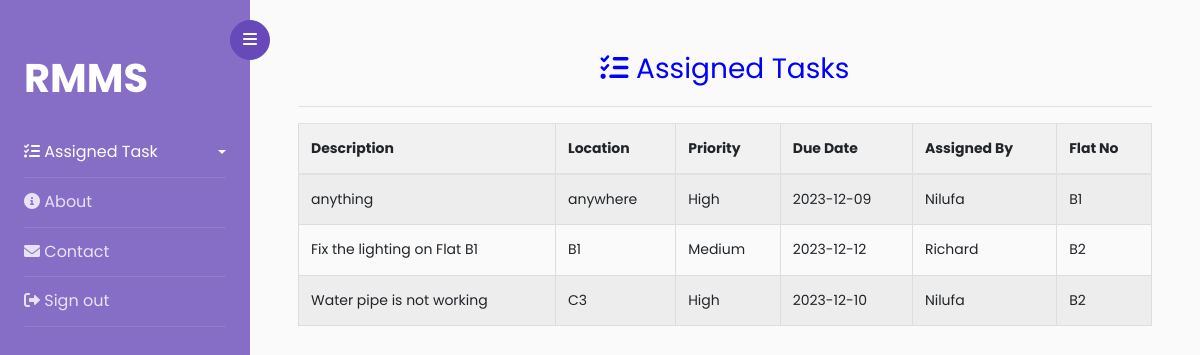
The page /manager/assigned_task.php on the database its author committed.
### tables this page shows
CREATE TABLE `managertask` (
  `ManagerTaskID` int(11) NOT NULL,
  `TaskDescription` text DEFAULT NULL,
  `TaskLocation` varchar(255) DEFAULT NULL,
  `TaskPriority` enum('Low','Medium','High') DEFAULT NULL,
  `TaskDueDate` date DEFAULT NULL,
  `AssignedBy` varchar(11) DEFAULT NULL,
  `FlatNo` varchar(11) DEFAULT NULL
);

### manager/assigned_task.php (the view, shortened to what this page needs)
<!doctype html>
<html lang="en">
<head>
    <link rel="stylesheet" href="https://stackpath.bootstrapcdn.com/font-awesome/4.7.0/css/font-awesome.min.css">
    <link rel="stylesheet" href="css/style.css">
    <link rel="stylesheet" href="https://cdnjs.cloudflare.com/ajax/libs/font-awesome/6.0.0-beta3/css/all.min.css"
>
</head>
<body>
    <div class="wrapper d-flex align-items-stretch">
        <nav id="sidebar">
            <div class="custom-menu">
                <button type="button" id="sidebarCollapse" class="btn btn-primary">
                    <i class="fa fa-bars"></i>
                </button>
            </div>
            <div class="p-4 pt-5">
                <h1><a href="#0" class="logo">RMMS</a></h1>
                <ul class="list-unstyled components mb-5">
                    <li class="active">
                        <a href="#homeSubmenu" data-toggle="collapse" aria-expanded="false" class="dropdown-toggle"><i
                                class="fas fa-tasks"></i> Assigned Task </a>
                    </li>
                    <li>
                        <a href="../index.html">
                            <i class="fas fa-info-circle"></i> About
                        </a>
                    </li>
                    <li>
                        <a href="../Form/ServiceForm.html">
                            <i class="fas fa-envelope"></i> Contact
                        </a>
                    </li>
                    <li>
                        <a href="../logIn.html">
                            <i class="fas fa-sign-out-alt"></i> Sign out
                        </a>
                    </li>
                </ul>
            </div>
        </nav>
        <div id="content" class="p-4 p-md-5 pt-5">
            <h3><i class="fas fa-tasks"></i> Assigned Tasks</h3>
            <hr>
            <table id="tasksTable" class="table table-striped">
                <thead>
                    <tr>
                        <th>Description</th>
                        <th>Location</th>
                        <th>Priority</th>
                        <th>Due Date</th>
                        <th>Assigned By</th>
                        <th>Flat No</th>
                    </tr>
                </thead>
                <tbody>
                    <?php
                    $link = mysqli_connect("localhost", "root", "", "rmms");
                    $sql = "SELECT * FROM managertask";
                    $result = mysqli_query($link, $sql);
                    if ($result) {
                        while ($row = mysqli_fetch_assoc($result)) {
                            echo "<tr>";
                            echo "<td>" . $row['TaskDescription'] . "</td>";
                            echo "<td>" . $row['TaskLocation'] . "</td>";
                            echo "<td>" . $row['TaskPriority'] . "</td>";
                            echo "<td>" . $row['TaskDueDate'] . "</td>";
                            echo "<td>" . $row['AssignedBy'] . "</td>";
                            echo "<td>" . $row['FlatNo'] . "</td>";
                            echo "</tr>";
                        }
                    } else {
                        echo "Error: Could not execute $sql." . mysqli_error($link);
                    }
                    ?>
                </tbody>
            </table>
        </div>
</body>
</html>

### manager/assigned_task.php (style rules this page uses)
h3 { color: blue; text-align: center; }
table { width: 100%; border-collapse: collapse; }
th, td { padding: 10px; border: 1px solid #ddd; }
th { text-align: left; background-color: #f1f1f1; }

### rows shown on the page
managertask: TaskDescription "anything", TaskLocation "anywhere", TaskPriority "High", TaskDueDate "2023-12-09", AssignedBy "Nilufa", FlatNo "B1"
managertask: TaskDescription "Fix the lighting on Flat B1", TaskLocation "B1", TaskPriority "Medium", TaskDueDate "2023-12-12", AssignedBy "Richard", FlatNo "B2"
managertask: TaskDescription "Water pipe is not working", TaskLocation "C3", TaskPriority "High", TaskDueDate "2023-12-10", AssignedBy "Nilufa", FlatNo "B2"
